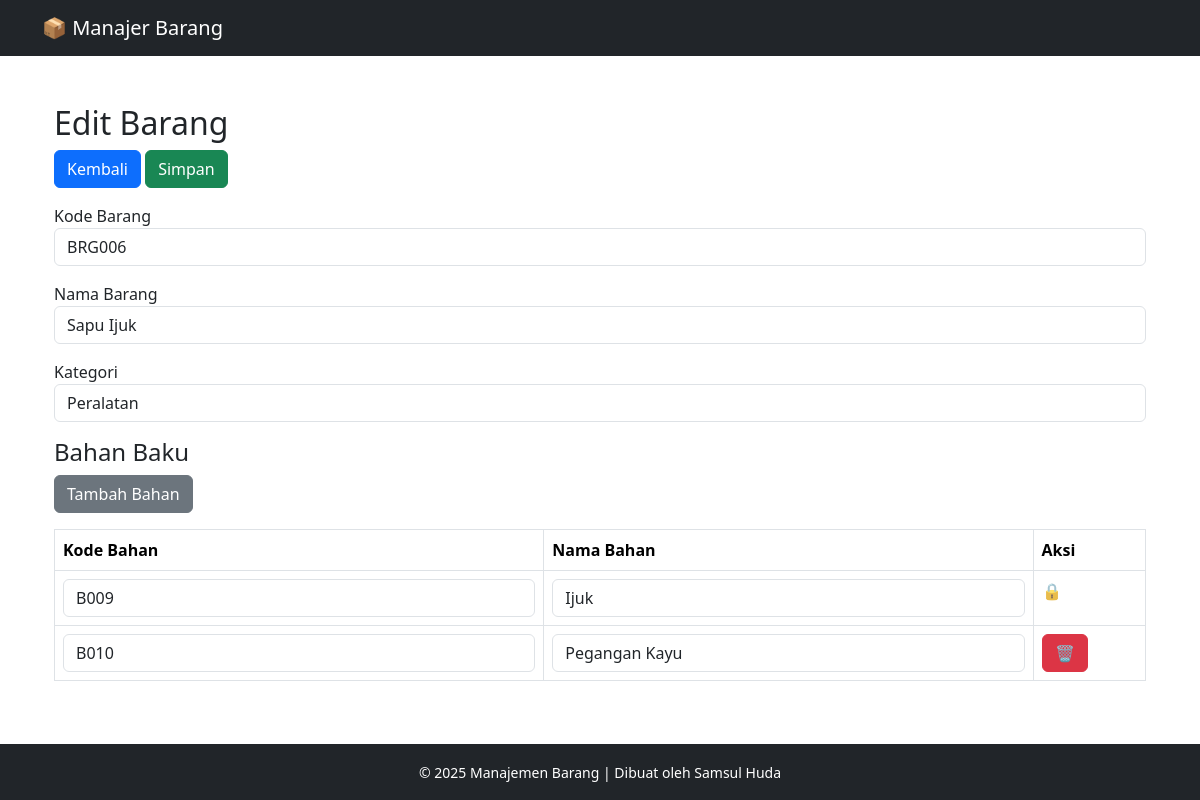
Page /control/add.php?id=739 on the committed database.
### tables this page shows
CREATE TABLE `barang` (
  `id` int(11) NOT NULL,
  `kode_barang` varchar(10) DEFAULT NULL,
  `nama_barang` varchar(100) DEFAULT NULL,
  `kategori` varchar(50) DEFAULT NULL
);

CREATE TABLE `bahan_baku` (
  `id` int(11) NOT NULL,
  `id_barang` int(11) DEFAULT NULL,
  `kode_bahan` varchar(10) DEFAULT NULL,
  `nama_bahan` varchar(100) DEFAULT NULL
);

### control/add.php (called while the page is built, shortened)
<?php
include '../config/db.php';
include '../views/header.php';
?>
<?php
include '../views/form.php';
include '../views/footer.php';
?>

### views/form.php (the view, shortened to what this page needs)
<?php
include __DIR__ . '/../config/db.php';
$isEdit = isset($_GET['id']);
$id = $isEdit ? intval($_GET['id']) : null;
$barang = ['kode_barang' => '', 'nama_barang' => '', 'kategori' => ''];
$bahan_list = [];
if ($isEdit) {
    $stmt = $conn->prepare("SELECT * FROM barang WHERE id = ?");
    $stmt->bind_param("i", $id);
    $stmt->execute();
    $barang = $stmt->get_result()->fetch_assoc();
    $stmt_bahan = $conn->prepare("SELECT * FROM bahan_baku WHERE id_barang = ?");
    $stmt_bahan->bind_param("i", $id);
    $stmt_bahan->execute();
    $bahan_list = $stmt_bahan->get_result()->fetch_all(MYSQLI_ASSOC);
}
?>
<div class="container mt-4">
    <h2><?= $isEdit ? 'Edit' : 'Tambah' ?> Barang</h2>
    <form method="post" action="create.php<?= $isEdit ? '?id=' . $id : '' ?>">
        <button class="btn btn-primary mb-3" type="button" onclick="window.location.href='../index.php'">Kembali</button>
        <button class="btn btn-success mb-3" type="submit">Simpan</button>
        <div class="mb-3">
            <label>Kode Barang</label>
            <input type="text" name="kode" class="form-control" value="<?= htmlspecialchars($barang['kode_barang']) ?>" required>
        </div>
        <div class="mb-3">
            <label>Nama Barang</label>
            <input type="text" name="nama" class="form-control" value="<?= htmlspecialchars($barang['nama_barang']) ?>" required>
        </div>
        <div class="mb-3">
            <label>Kategori</label>
            <input type="text" name="kategori" class="form-control" value="<?= htmlspecialchars($barang['kategori']) ?>" required>
        </div>
        <h4>Bahan Baku</h4>
        <button type="button" class="btn btn-secondary mb-3" id="add-form">Tambah Bahan</button>
        <table class="table table-bordered">
            <thead>
                <tr>
                    <th>Kode Bahan</th>
                    <th>Nama Bahan</th>
                    <th>Aksi</th>
                </tr>
            </thead>
            <tbody id="form-container">
                <?php if ($isEdit && count($bahan_list)): ?>
                    <?php foreach ($bahan_list as $index => $bahan): ?>
                        <tr class="form-item">
                            <td><input type="text" name="kode_bahan[]" class="form-control" value="<?= htmlspecialchars($bahan['kode_bahan']) ?>" required></td>
                            <td><input type="text" name="nama_bahan[]" class="form-control" value="<?= htmlspecialchars($bahan['nama_bahan']) ?>" required></td>
                            <td>
                                <?php if ($index !== 0): ?>
                                    <button type="button" class="btn btn-danger btn-remove">🗑️</button>
                                <?php else: ?>
                                    <span class="text-muted">🔒</span>
                                <?php endif; ?>
                            </td>
                        </tr>
                    <?php endforeach; ?>
                <?php endif; ?>
            </tbody>
        </table>
    </form>
</div>

### views/header.php (style rules this page uses)
html, body { height: 100%; }
body { display: flex; flex-direction: column; }

### rows in the picture
barang: kode "BRG006", nama "Sapu Ijuk", kategori "Peralatan"
bahan_baku: kode_bahan "B009", nama_bahan "Ijuk"
bahan_baku: kode_bahan "B010", nama_bahan "Pegangan Kayu"
